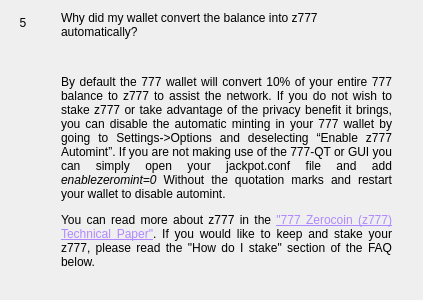
                  <widget class="QWidget" name="widgetFaq5" native="true">
                   <layout class="QHBoxLayout" name="horizontalPage_5" stretch="0,1">
                    <item alignment="Qt::AlignTop">
                     <widget class="QLabel" name="labelNumber5">
                      <property name="minimumSize">
                       <size>
                        <width>24</width>
                        <height>24</height>
                       </size>
                      </property>
                      <property name="maximumSize">
                       <size>
                        <width>16777215</width>
                        <height>24</height>
                       </size>
                      </property>
                      <property name="text">
                       <string>5</string>
                      </property>
                      <property name="alignment">
                       <set>Qt::AlignCenter</set>
                      </property>
                     </widget>
                    </item>
                    <item>
                     <layout class="QVBoxLayout" name="verticalLayoutPage_5">
                      <property name="leftMargin">
                       <number>20</number>
                      </property>
                      <property name="rightMargin">
                       <number>20</number>
                      </property>
                      <item>
                       <widget class="QLabel" name="labelSubtitle5">
                        <property name="text">
                         <string>Why did my wallet convert the balance into z777 automatically?</string>
                        </property>
                        <property name="wordWrap">
                         <bool>true</bool>
                        </property>
                       </widget>
                      </item>
                      <item>
                       <spacer name="verticalSpacer_50">
                        <property name="orientation">
                         <enum>Qt::Vertical</enum>
                        </property>
                        <property name="sizeType">
                         <enum>QSizePolicy::Fixed</enum>
                        </property>
                        <property name="sizeHint" stdset="0">
                         <size>
                          <width>20</width>
                          <height>30</height>
                         </size>
                        </property>
                       </spacer>
                      </item>
                      <item>
                       <widget class="QLabel" name="labelContent5">
                        <property name="text">
                         <string>
                           &lt;html&gt;&lt;head/&gt;&lt;body&gt;&lt;p align=&quot;justify&quot;&gt;
                           By default the 777 wallet will convert 10% of your entire 777
                           balance to z777 to assist the network. If you do not wish to
                           stake z777 or take advantage of the privacy benefit it brings,
                           you can disable the automatic minting in your 777 wallet by
                           going to Settings-&gt;Options and deselecting “Enable z777 Automint”.
                           If you are not making use of the 777-QT or GUI you can simply open
                           your jackpot.conf file and add &lt;i&gt;enablezeromint=0&lt;/i&gt; Without the quotation
                           marks and restart your wallet to disable automint.&lt;/p&gt;
                           &lt;/p&gt;&lt;p align=&quot;justify&quot;&gt;
                           You can read more about z777 in the
                           &lt;a style='color: #b088ff' href='https://777.org/zpiv/'&gt; &quot;777 Zerocoin (z777) Technical Paper&quot;&lt;/a&gt;.
                           If you would like to keep and stake your z777, please read the &quot;How do I stake&quot;
                           section of the FAQ below.
                           &lt;/p&gt;&lt;/body&gt;&lt;/html&gt;
                         </string>
                        </property>
                        <property name="alignment">
                         <set>Qt::AlignLeading|Qt::AlignLeft|Qt::AlignTop</set>
                        </property>
                        <property name="wordWrap">
                         <bool>true</bool>
                        </property>
                       </widget>
                      </item>
                      <item>
                       <spacer name="verticalSpacer_51">
                        <property name="orientation">
                         <enum>Qt::Vertical</enum>
                        </property>
                        <property name="sizeHint" stdset="0">
                         <size>
                          <width>20</width>
                          <height>20</height>
                         </size>
                        </property>
                       </spacer>
                      </item>
                     </layout>
                    </item>
                   </layout>
                  </widget>
